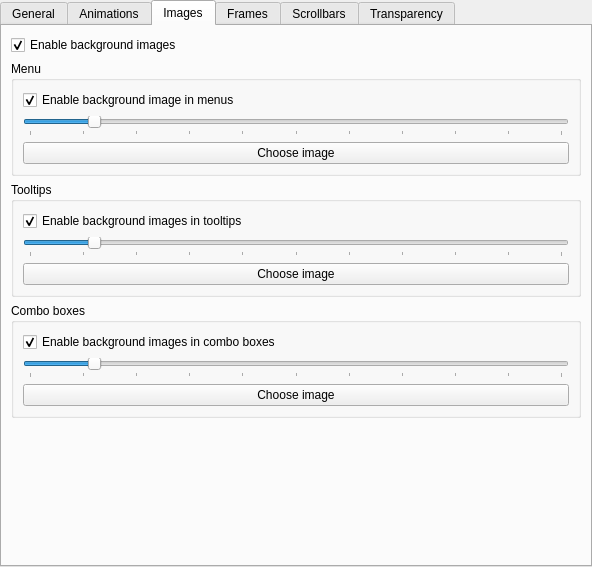
<?xml version="1.0" encoding="UTF-8"?>
<ui version="4.0">
 <class>LightlyStyleConfig</class>
 <widget class="QWidget" name="LightlyStyleConfig">
  <property name="geometry">
   <rect>
    <x>0</x>
    <y>0</y>
    <width>592</width>
    <height>567</height>
   </rect>
  </property>
  <property name="sizePolicy">
   <sizepolicy hsizetype="Preferred" vsizetype="Preferred">
    <horstretch>0</horstretch>
    <verstretch>0</verstretch>
   </sizepolicy>
  </property>
  <layout class="QVBoxLayout" name="verticalLayout_2">
   <property name="leftMargin">
    <number>0</number>
   </property>
   <property name="topMargin">
    <number>0</number>
   </property>
   <property name="rightMargin">
    <number>0</number>
   </property>
   <property name="bottomMargin">
    <number>0</number>
   </property>
   <item>
    <widget class="QTabWidget" name="tabWidget">
     <property name="currentIndex">
      <number>2</number>
     </property>
     <widget class="QWidget" name="tab">
      <attribute name="title">
       <string>General</string>
      </attribute>
      <layout class="QGridLayout" name="gridLayout">
       <item row="0" column="1" colspan="4">
        <widget class="QCheckBox" name="_tabDrawHighlight">
         <property name="text">
          <string>Draw highlight on active tab</string>
         </property>
        </widget>
       </item>
       <item row="8" column="4">
        <spacer name="horizontalSpacer_3">
         <property name="orientation">
          <enum>Qt::Horizontal</enum>
         </property>
         <property name="sizeHint" stdset="0">
          <size>
           <width>65</width>
           <height>20</height>
          </size>
         </property>
        </spacer>
       </item>
       <item row="9" column="2" colspan="2">
        <widget class="QComboBox" name="_windowDragMode">
         <item>
          <property name="text">
           <string>Drag windows from titlebar only</string>
          </property>
         </item>
         <item>
          <property name="text">
           <string>Drag windows from titlebar, menubar and toolbars</string>
          </property>
         </item>
         <item>
          <property name="text">
           <string>Drag windows from all empty areas</string>
          </property>
         </item>
        </widget>
       </item>
       <item row="8" column="2" colspan="2">
        <widget class="QComboBox" name="_mnemonicsMode">
         <item>
          <property name="text">
           <string>Always Hide Keyboard Accelerators</string>
          </property>
         </item>
         <item>
          <property name="text">
           <string>Show Keyboard Accelerators When Needed</string>
          </property>
         </item>
         <item>
          <property name="text">
           <string>Always Show Keyboard Accelerators</string>
          </property>
         </item>
        </widget>
       </item>
       <item row="6" column="1">
        <widget class="QCheckBox" name="_widgetDrawShadow">
         <property name="text">
          <string>Draw widget shadow</string>
         </property>
        </widget>
       </item>
       <item row="7" column="2">
        <widget class="QSpinBox" name="_cornerRadius">
         <property name="suffix">
          <string> px</string>
         </property>
         <property name="minimum">
          <number>1</number>
         </property>
         <property name="maximum">
          <number>8000</number>
         </property>
         <property name="value">
          <number>6</number>
         </property>
        </widget>
       </item>
       <item row="7" column="1">
        <widget class="QLabel" name="_cornerRadiusLabel">
         <property name="text">
          <string>Corner radius:</string>
         </property>
         <property name="alignment">
          <set>Qt::AlignRight|Qt::AlignTrailing|Qt::AlignVCenter</set>
         </property>
        </widget>
       </item>
       <item row="9" column="1">
        <widget class="QLabel" name="_windowDragLabel">
         <property name="sizePolicy">
          <sizepolicy hsizetype="Preferred" vsizetype="Preferred">
           <horstretch>0</horstretch>
           <verstretch>0</verstretch>
          </sizepolicy>
         </property>
         <property name="text">
          <string>W&amp;indows' drag mode:</string>
         </property>
         <property name="alignment">
          <set>Qt::AlignRight|Qt::AlignTrailing|Qt::AlignVCenter</set>
         </property>
         <property name="buddy">
          <cstring>_windowDragMode</cstring>
         </property>
        </widget>
       </item>
       <item row="2" column="1" colspan="4">
        <widget class="QCheckBox" name="_toolBarDrawItemSeparator">
         <property name="text">
          <string>Draw toolbar item separators</string>
         </property>
        </widget>
       </item>
       <item row="8" column="1">
        <widget class="QLabel" name="_mnemonicsLabel">
         <property name="text">
          <string>&amp;Keyboard accelerators visibility:</string>
         </property>
         <property name="alignment">
          <set>Qt::AlignRight|Qt::AlignTrailing|Qt::AlignVCenter</set>
         </property>
         <property name="buddy">
          <cstring>_mnemonicsMode</cstring>
         </property>
        </widget>
       </item>
       <item row="10" column="1" colspan="3">
        <spacer name="verticalSpacer">
         <property name="orientation">
          <enum>Qt::Vertical</enum>
         </property>
         <property name="sizeHint" stdset="0">
          <size>
           <width>20</width>
           <height>49</height>
          </size>
         </property>
        </spacer>
       </item>
       <item row="3" column="1" colspan="4">
        <widget class="QCheckBox" name="_viewDrawFocusIndicator">
         <property name="text">
          <string>Draw focus indicator in lists</string>
         </property>
        </widget>
       </item>
       <item row="1" column="1" colspan="2">
        <widget class="QCheckBox" name="_unifiedTabBarKonsole">
         <property name="text">
          <string>Unify konsole tab bar with header area</string>
         </property>
        </widget>
       </item>
      </layout>
     </widget>
     <widget class="QWidget" name="tab_2">
      <attribute name="title">
       <string>Animations</string>
      </attribute>
      <layout class="QGridLayout" name="gridLayout_5">
       <item row="1" column="0">
        <widget class="QLabel" name="_animationsDurationLabel">
         <property name="enabled">
          <bool>false</bool>
         </property>
         <property name="text">
          <string>A&amp;nimations duration:</string>
         </property>
         <property name="alignment">
          <set>Qt::AlignRight|Qt::AlignTrailing|Qt::AlignVCenter</set>
         </property>
         <property name="buddy">
          <cstring>_animationsDuration</cstring>
         </property>
        </widget>
       </item>
       <item row="1" column="1" colspan="2">
        <widget class="QSpinBox" name="_animationsDuration">
         <property name="enabled">
          <bool>false</bool>
         </property>
         <property name="suffix">
          <string> ms</string>
         </property>
         <property name="maximum">
          <number>500</number>
         </property>
        </widget>
       </item>
       <item row="0" column="0" colspan="4">
        <widget class="QCheckBox" name="_animationsEnabled">
         <property name="text">
          <string>Enable animations</string>
         </property>
        </widget>
       </item>
       <item row="1" column="3">
        <spacer name="horizontalSpacer">
         <property name="orientation">
          <enum>Qt::Horizontal</enum>
         </property>
         <property name="sizeHint" stdset="0">
          <size>
           <width>40</width>
           <height>20</height>
          </size>
         </property>
        </spacer>
       </item>
       <item row="2" column="0" colspan="4">
        <spacer name="verticalSpacer_2">
         <property name="orientation">
          <enum>Qt::Vertical</enum>
         </property>
         <property name="sizeHint" stdset="0">
          <size>
           <width>20</width>
           <height>40</height>
          </size>
         </property>
        </spacer>
       </item>
      </layout>
     </widget>
     <widget class="QWidget" name="tab_6">
      <attribute name="title">
       <string>Images</string>
      </attribute>
      <layout class="QVBoxLayout" name="verticalLayout">
       <item>
        <widget class="QCheckBox" name="_drawBackgroundImages">
         <property name="text">
          <string>Enable background images</string>
         </property>
         <property name="checked">
          <bool>true</bool>
         </property>
        </widget>
       </item>
       <item>
        <widget class="QGroupBox" name="groupBox">
         <property name="title">
          <string>Menu</string>
         </property>
         <layout class="QVBoxLayout" name="verticalLayout_4">
          <item>
           <widget class="QCheckBox" name="_drawMenuBackgroundImage">
            <property name="text">
             <string>Enable background image in menus</string>
            </property>
            <property name="checked">
             <bool>true</bool>
            </property>
           </widget>
          </item>
          <item>
           <widget class="QSlider" name="_menuBackgroundImageOpacity">
            <property name="maximum">
             <number>100</number>
            </property>
            <property name="value">
             <number>12</number>
            </property>
            <property name="orientation">
             <enum>Qt::Horizontal</enum>
            </property>
            <property name="tickPosition">
             <enum>QSlider::TicksBelow</enum>
            </property>
            <property name="tickInterval">
             <number>10</number>
            </property>
           </widget>
          </item>
          <item>
           <widget class="QPushButton" name="pushButton">
            <property name="text">
             <string>Choose image</string>
            </property>
           </widget>
          </item>
         </layout>
        </widget>
       </item>
       <item>
        <widget class="QGroupBox" name="groupBox_2">
         <property name="title">
          <string>Tooltips</string>
         </property>
         <layout class="QVBoxLayout" name="verticalLayout_5">
          <item>
           <widget class="QCheckBox" name="_drawTooltipBackgroundImage">
            <property name="text">
             <string>Enable background images in tooltips</string>
            </property>
            <property name="checked">
             <bool>true</bool>
            </property>
           </widget>
          </item>
          <item>
           <widget class="QSlider" name="_tooltipBackgroundImageOpacity">
            <property name="maximum">
             <number>100</number>
            </property>
            <property name="value">
             <number>12</number>
            </property>
            <property name="orientation">
             <enum>Qt::Horizontal</enum>
            </property>
            <property name="tickPosition">
             <enum>QSlider::TicksBelow</enum>
            </property>
            <property name="tickInterval">
             <number>10</number>
            </property>
           </widget>
          </item>
          <item>
           <widget class="QPushButton" name="pushButton_2">
            <property name="text">
             <string>Choose image</string>
            </property>
           </widget>
          </item>
         </layout>
        </widget>
       </item>
       <item>
        <widget class="QGroupBox" name="groupBox_3">
         <property name="title">
          <string>Combo boxes</string>
         </property>
         <layout class="QVBoxLayout" name="verticalLayout_6">
          <item>
           <widget class="QCheckBox" name="_drawComboBoxBackgroundImage">
            <property name="text">
             <string>Enable background images in combo boxes</string>
            </property>
            <property name="checked">
             <bool>true</bool>
            </property>
           </widget>
          </item>
          <item>
           <widget class="QSlider" name="_comboBoxBackgroundImageOpacity">
            <property name="maximum">
             <number>100</number>
            </property>
            <property name="value">
             <number>12</number>
            </property>
            <property name="orientation">
             <enum>Qt::Horizontal</enum>
            </property>
            <property name="tickPosition">
             <enum>QSlider::TicksBelow</enum>
            </property>
            <property name="tickInterval">
             <number>10</number>
            </property>
           </widget>
          </item>
          <item>
           <widget class="QPushButton" name="pushButton_3">
            <property name="text">
             <string>Choose image</string>
            </property>
           </widget>
          </item>
         </layout>
        </widget>
       </item>
       <item>
        <spacer name="verticalSpacer_6">
         <property name="orientation">
          <enum>Qt::Vertical</enum>
         </property>
         <property name="sizeHint" stdset="0">
          <size>
           <width>20</width>
           <height>40</height>
          </size>
         </property>
        </spacer>
       </item>
      </layout>
     </widget>
     <widget class="QWidget" name="tab_3">
      <attribute name="title">
       <string>Frames</string>
      </attribute>
      <layout class="QVBoxLayout" name="verticalLayout_3">
       <item>
        <widget class="QCheckBox" name="_transparentDolphinView">
         <property name="text">
          <string>Transparent Dolphin view</string>
         </property>
        </widget>
       </item>
       <item>
        <widget class="QCheckBox" name="_dockWidgetDrawFrame">
         <property name="text">
          <string>Draw frame around dockable panels</string>
         </property>
        </widget>
       </item>
       <item>
        <widget class="QCheckBox" name="_titleWidgetDrawFrame">
         <property name="text">
          <string>Draw frame around page titles</string>
         </property>
        </widget>
       </item>
       <item>
        <widget class="QCheckBox" name="_kTextEditDrawFrame">
         <property name="text">
          <string>Draw frame around KTextEdit</string>
         </property>
        </widget>
       </item>
       <item>
        <widget class="QCheckBox" name="_sidePanelDrawFrame">
         <property name="text">
          <string>Draw frame around side panels</string>
         </property>
        </widget>
       </item>
       <item>
        <widget class="QCheckBox" name="_menuItemDrawThinFocus">
         <property name="text">
          <string>Draw a thin line to indicate focus in menus and menubars</string>
         </property>
        </widget>
       </item>
       <item>
        <spacer name="verticalSpacer_3">
         <property name="orientation">
          <enum>Qt::Vertical</enum>
         </property>
         <property name="sizeHint" stdset="0">
          <size>
           <width>20</width>
           <height>117</height>
          </size>
         </property>
        </spacer>
       </item>
      </layout>
     </widget>
     <widget class="QWidget" name="tab_4">
      <attribute name="title">
       <string>Scrollbars</string>
      </attribute>
      <layout class="QGridLayout" name="gridLayout_6">
       <item row="1" column="2">
        <spacer name="horizontalSpacer_2">
         <property name="orientation">
          <enum>Qt::Horizontal</enum>
         </property>
         <property name="sizeHint" stdset="0">
          <size>
           <width>40</width>
           <height>20</height>
          </size>
         </property>
        </spacer>
       </item>
       <item row="1" column="0">
        <widget class="QLabel" name="_scrollBarAddLineLabel">
         <property name="text">
          <string>Bottom arrow button t&amp;ype:</string>
         </property>
         <property name="alignment">
          <set>Qt::AlignRight|Qt::AlignTrailing|Qt::AlignVCenter</set>
         </property>
         <property name="buddy">
          <cstring>_scrollBarAddLineButtons</cstring>
         </property>
        </widget>
       </item>
       <item row="0" column="0">
        <widget class="QLabel" name="_scrollBarSubLineLabel">
         <property name="text">
          <string>&amp;Top arrow button type:</string>
         </property>
         <property name="alignment">
          <set>Qt::AlignRight|Qt::AlignTrailing|Qt::AlignVCenter</set>
         </property>
         <property name="buddy">
          <cstring>_scrollBarSubLineButtons</cstring>
         </property>
        </widget>
       </item>
       <item row="0" column="1">
        <widget class="QComboBox" name="_scrollBarSubLineButtons">
         <item>
          <property name="text">
           <string>No Buttons</string>
          </property>
         </item>
         <item>
          <property name="text">
           <string>One Button</string>
          </property>
         </item>
         <item>
          <property name="text">
           <string>Two Buttons</string>
          </property>
         </item>
        </widget>
       </item>
       <item row="1" column="1">
        <widget class="QComboBox" name="_scrollBarAddLineButtons">
         <item>
          <property name="text">
           <string>No Buttons</string>
          </property>
         </item>
         <item>
          <property name="text">
           <string>One Button</string>
          </property>
         </item>
         <item>
          <property name="text">
           <string>Two Buttons</string>
          </property>
         </item>
        </widget>
       </item>
       <item row="2" column="0" colspan="3">
        <spacer name="verticalSpacer_4">
         <property name="orientation">
          <enum>Qt::Vertical</enum>
         </property>
         <property name="sizeHint" stdset="0">
          <size>
           <width>20</width>
           <height>40</height>
          </size>
         </property>
        </spacer>
       </item>
       <item row="2" column="0">
        <widget class="QCheckBox" name="_renderThinSeperatorBetweenTheScrollBar">
         <property name="text">
          <string>Render a thin separator between the scrollbar</string>
         </property>
        </widget>
       </item>
      </layout>
     </widget>
     <widget class="QWidget" name="tab_5">
      <attribute name="title">
       <string>Transparency</string>
      </attribute>
      <layout class="QGridLayout" name="gridLayout_2">
       <item row="1" column="1">
        <layout class="QHBoxLayout" name="horizontalLayout_2">
         <item>
          <widget class="QLabel" name="_menuOpacityTransparentLabel">
           <property name="text">
            <string>Transparent</string>
           </property>
          </widget>
         </item>
         <item>
          <spacer name="horizontalSpacer_6">
           <property name="orientation">
            <enum>Qt::Horizontal</enum>
           </property>
           <property name="sizeHint" stdset="0">
            <size>
             <width>40</width>
             <height>20</height>
            </size>
           </property>
          </spacer>
         </item>
         <item>
          <widget class="QLabel" name="_menuOpacityOpaqueLabel">
           <property name="sizePolicy">
            <sizepolicy hsizetype="Minimum" vsizetype="Preferred">
             <horstretch>0</horstretch>
             <verstretch>0</verstretch>
            </sizepolicy>
           </property>
           <property name="text">
            <string>Opaque</string>
           </property>
          </widget>
         </item>
        </layout>
       </item>
       <item row="9" column="1">
        <spacer name="verticalSpacer_5">
         <property name="orientation">
          <enum>Qt::Vertical</enum>
         </property>
         <property name="sizeHint" stdset="0">
          <size>
           <width>20</width>
           <height>40</height>
          </size>
         </property>
        </spacer>
       </item>
       <item row="1" column="0">
        <spacer name="horizontalSpacer_5">
         <property name="orientation">
          <enum>Qt::Horizontal</enum>
         </property>
         <property name="sizeType">
          <enum>QSizePolicy::Fixed</enum>
         </property>
         <property name="sizeHint" stdset="0">
          <size>
           <width>40</width>
           <height>20</height>
          </size>
         </property>
        </spacer>
       </item>
       <item row="8" column="0" colspan="2">
        <spacer name="horizontalSpacer_4">
         <property name="orientation">
          <enum>Qt::Horizontal</enum>
         </property>
         <property name="sizeType">
          <enum>QSizePolicy::Preferred</enum>
         </property>
         <property name="sizeHint" stdset="0">
          <size>
           <width>542</width>
           <height>20</height>
          </size>
         </property>
        </spacer>
       </item>
       <item row="7" column="0" colspan="2">
        <layout class="QFormLayout" name="formLayout">
         <property name="topMargin">
          <number>0</number>
         </property>
         <item row="0" column="0">
          <widget class="QLabel" name="_menuGroupDescription">
           <property name="text">
            <string>Menu:</string>
           </property>
          </widget>
         </item>
         <item row="0" column="1">
          <widget class="QSlider" name="_menuOpacity">
           <property name="minimum">
            <number>0</number>
           </property>
           <property name="maximum">
            <number>100</number>
           </property>
           <property name="singleStep">
            <number>1</number>
           </property>
           <property name="pageStep">
            <number>10</number>
           </property>
           <property name="value">
            <number>100</number>
           </property>
           <property name="orientation">
            <enum>Qt::Horizontal</enum>
           </property>
           <property name="invertedAppearance">
            <bool>false</bool>
           </property>
           <property name="invertedControls">
            <bool>false</bool>
           </property>
           <property name="tickPosition">
            <enum>QSlider::TicksBelow</enum>
           </property>
           <property name="tickInterval">
            <number>10</number>
           </property>
          </widget>
         </item>
         <item row="1" column="0">
          <widget class="QLabel" name="label">
           <property name="text">
            <string>Sidebars:</string>
           </property>
          </widget>
         </item>
         <item row="1" column="1">
          <widget class="QSlider" name="_sidebarOpacity">
           <property name="maximum">
            <number>100</number>
           </property>
           <property name="singleStep">
            <number>1</number>
           </property>
           <property name="pageStep">
            <number>10</number>
           </property>
           <property name="value">
            <number>60</number>
           </property>
           <property name="orientation">
            <enum>Qt::Horizontal</enum>
           </property>
           <property name="invertedAppearance">
            <bool>false</bool>
           </property>
           <property name="invertedControls">
            <bool>false</bool>
           </property>
           <property name="tickPosition">
            <enum>QSlider::TicksBelow</enum>
           </property>
           <property name="tickInterval">
            <number>10</number>
           </property>
          </widget>
         </item>
        </layout>
       </item>
      </layout>
     </widget>
    </widget>
   </item>
  </layout>
 </widget>
 <tabstops>
  <tabstop>_tabDrawHighlight</tabstop>
  <tabstop>_toolBarDrawItemSeparator</tabstop>
  <tabstop>_mnemonicsMode</tabstop>
  <tabstop>_windowDragMode</tabstop>
  <tabstop>_animationsEnabled</tabstop>
  <tabstop>_animationsDuration</tabstop>
  <tabstop>_dockWidgetDrawFrame</tabstop>
  <tabstop>_titleWidgetDrawFrame</tabstop>
  <tabstop>_sidePanelDrawFrame</tabstop>
  <tabstop>_menuItemDrawThinFocus</tabstop>
  <tabstop>_scrollBarSubLineButtons</tabstop>
  <tabstop>_scrollBarAddLineButtons</tabstop>
 </tabstops>
 <resources/>
 <connections>
  <connection>
   <sender>_animationsEnabled</sender>
   <signal>toggled(bool)</signal>
   <receiver>_animationsDurationLabel</receiver>
   <slot>setEnabled(bool)</slot>
   <hints>
    <hint type="sourcelabel">
     <x>90</x>
     <y>64</y>
    </hint>
    <hint type="destinationlabel">
     <x>84</x>
     <y>98</y>
    </hint>
   </hints>
  </connection>
  <connection>
   <sender>_animationsEnabled</sender>
   <signal>toggled(bool)</signal>
   <receiver>_animationsDuration</receiver>
   <slot>setEnabled(bool)</slot>
   <hints>
    <hint type="sourcelabel">
     <x>161</x>
     <y>64</y>
    </hint>
    <hint type="destinationlabel">
     <x>208</x>
     <y>98</y>
    </hint>
   </hints>
  </connection>
  <connection>
   <sender>_drawBackgroundImages</sender>
   <signal>toggled(bool)</signal>
   <receiver>_drawMenuBackgroundImage</receiver>
   <slot>setEnabled(bool)</slot>
   <hints>
    <hint type="sourcelabel">
     <x>176</x>
     <y>124</y>
    </hint>
    <hint type="destinationlabel">
     <x>148</x>
     <y>177</y>
    </hint>
   </hints>
  </connection>
 </connections>
</ui>
